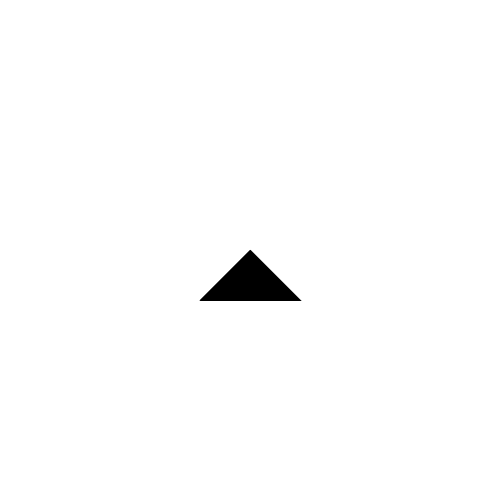
Frame 1 (no input)
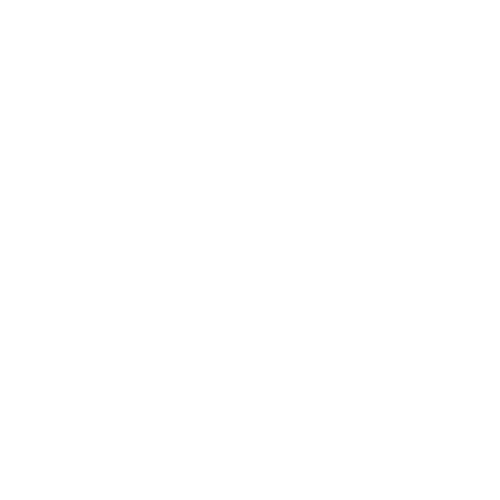
Frame 60 (the mouse pressed at the canvas centre just before this capture)
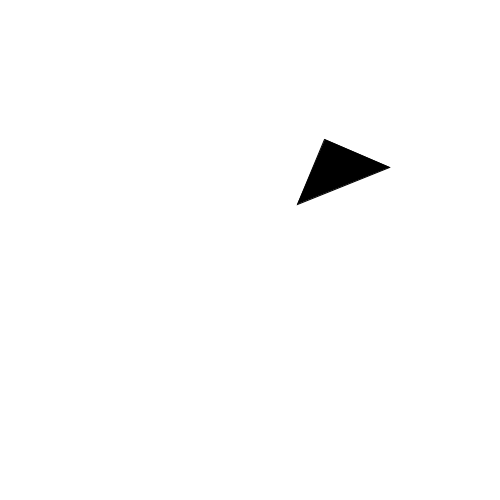
Frame 120 (the mouse held since frame 60 and released just before this capture)

The Processing sketch that drew these frames (run headless with seeded random() and noise(); from frame 60 on, the mouse is pressed at the canvas centre):

// Processing sketch: rotate
// ── rotate.pde
void setup() {
  size(500, 500);
}

int rotate = 0;

void draw() {
  background(255);
  rotate(rotate);
  fill(0);
  triangle(250, 250, 300, 300, 200, 300);
  rotate += 1;
}
